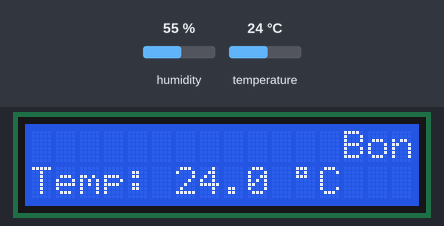
Simulated run of this sketch. Board: Arduino Uno, built with avr-gcc and run on an emulated ATmega328P. On the bench: 16×2 character LCD. Inputs (shaded band) come from the test bench; at power-on: temperature 24 °C, humidity 55 %. What the sketch prints to the serial monitor is not drawn.

Above: at 3.2 s.
3.3 s: temperature set to 12 °C
At 6.46 s:
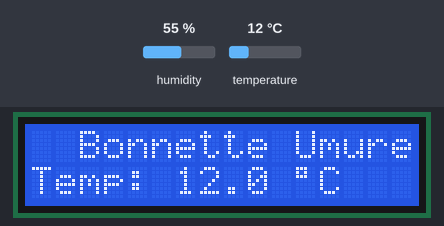
8.1 s: temperature set to 19 °C
At 12.4 s:
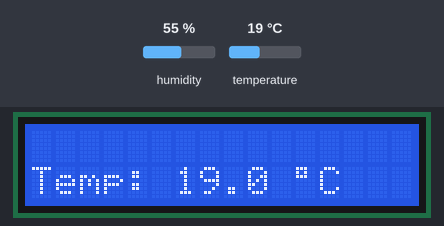
12.9 s: temperature set to 28 °C
At 14.56 s:
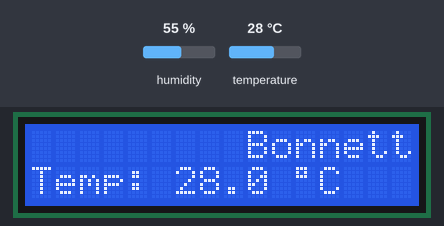

The sketch:

temperature.ino
```cpp
/*
  =============================================
  HARDWARE CONNECTION VERIFICATION — CONFIRMED
  =============================================

  DHT11 MODULE (3-pin: S, middle, —):
    S    → Arduino Digital Pin 7   (signal / data)
    VCC  → Arduino IOREF           (= 5V on Uno, electrically identical to 5V)
    —    → Arduino GND

  I2C LCD MODULE (4-pin: GND, VCC, SDA, SCL):
    GND  → Arduino GND
    VCC  → Arduino 5V
    SDA  → Arduino A4              (I2C data, handled by Wire library)
    SCL  → Arduino A5              (I2C clock, handled by Wire library)
    I2C Address: 0x27  (change to 0x3F in lcd() constructor if display stays blank)

  POWER NOTE:
    Arduino has 1x 5V pin  → goes to LCD VCC
    DHT11 powered via IOREF pin (same as 5V on Uno — no code difference)
    Arduino has 3x GND pins → used for LCD GND and DHT11 — separately
    DHT11 module has built-in pull-up resistor — no external resistor or pinMode needed

  LIBRARY REQUIREMENTS:
    - LiquidCrystal_I2C by Frank de Brabander  (install via Arduino Library Manager)
    - DHT sensor library by Adafruit           (install via Arduino Library Manager)
    - Adafruit Unified Sensor                  (dependency, install alongside DHT library)
  =============================================
*/

// ============================================================
// Temperature Display and MQTT Monitoring System
// Trade Code: SPE — Embedded Systems Software Integration
// Author: user273
//
// Hardware:
//   - DHT11 sensor on Digital Pin 7
//   - I2C 16x2 LCD: SDA=A4, SCL=A5, I2C address 0x27
//     (change to 0x3F if display stays blank)
// ============================================================

#include <LiquidCrystal_I2C.h>
#include <DHT.h>

// ---- DHT11 Configuration ----
#define DHTPIN  7
#define DHTTYPE DHT11

// ---- I2C LCD Configuration ----
// Address 0x27 is the most common; use 0x3F if display stays blank
LiquidCrystal_I2C lcd(0x27, 16, 2);

// ---- DHT Object ----
DHT dht(DHTPIN, DHTTYPE);

// ---- Candidate Name ----
const String candidateName = "Bonnette Umurerwa";  // 7 chars — will display statically

// ---- Scrolling Variables ----
String paddedName       = "";
int    scrollIndex      = 0;
unsigned long lastScrollTime = 0;
const unsigned long SCROLL_INTERVAL = 300; // ms per scroll step

// ---- Temperature Timing ----
unsigned long lastTempTime = 0;
const unsigned long TEMP_INTERVAL = 2000; // ms between readings

// ============================================================
// SETUP
// ============================================================
void setup() {
  Serial.begin(9600);
  Serial.println("SPE Temperature Monitor — user273");
  Serial.println("Initialising DHT11 and LCD...");

  lcd.init();       // I2C initialisation (replaces lcd.begin() for parallel LCD)
  lcd.backlight();  // Turn on the backlight
  dht.begin();

  // Sensor warm-up (only delay() allowed — startup only)
  delay(2000);

  // Prepare padded name for scrolling logic (reusable if name > 16 chars)
  if (candidateName.length() > 16) {
    // Pad with 16 spaces on each side
    String spaces = "                "; // 16 spaces
    paddedName = spaces + candidateName + spaces;
  } else {
    paddedName = candidateName;
  }

  // Display name on LCD row 0 immediately
  lcd.setCursor(0, 0);
  if (candidateName.length() <= 16) {
    lcd.print(candidateName);
  } else {
    lcd.print(paddedName.substring(0, 16));
  }

  // Placeholder on row 1 while first reading loads
  lcd.setCursor(0, 1);
  lcd.print("Temp: --.- ");
  lcd.print((char)223);
  lcd.print("C");

  Serial.println("Ready. Sending readings every 2s.");
}

// ============================================================
// LOOP — only calls handler functions, no delay()
// ============================================================
void loop() {
  handleScroll();
  handleTemperature();
}

// ============================================================
// handleScroll()
// Scrolls row 0 only when candidate name > 16 characters.
// Uses millis() for non-blocking 300 ms intervals.
// ============================================================
void handleScroll() {
  if (candidateName.length() <= 16) {
    // Name fits — nothing to scroll
    return;
  }

  unsigned long now = millis();
  if (now - lastScrollTime >= SCROLL_INTERVAL) {
    lastScrollTime = now;

    // Display 16-character window starting at scrollIndex
    lcd.setCursor(0, 0);
    lcd.print(paddedName.substring(scrollIndex, scrollIndex + 16));

    // Advance index, wrap around
    scrollIndex++;
    if (scrollIndex > (int)(paddedName.length() - 16)) {
      scrollIndex = 0;
    }
  }
}

// ============================================================
// handleTemperature()
// Reads DHT11 every 2000 ms using millis().
// Updates LCD row 1 and sends serial data.
// ============================================================
void handleTemperature() {
  unsigned long now = millis();
  if (now - lastTempTime < TEMP_INTERVAL) {
    return;
  }
  lastTempTime = now;

  float temperature = dht.readTemperature(); // Celsius

  // Check for failed read
  if (isnan(temperature)) {
    // ---- Error path ----
    Serial.println("TEMP:ERROR");
    Serial.println("DHT11 Read FAILED — check wiring and pull-up resistor");

    lcd.setCursor(0, 1);
    lcd.print("Temp: Error     ");
    return;
  }

  // ---- Successful read ----
  // Serial: machine-readable line
  Serial.print("TEMP:");
  Serial.println(temperature, 1);   // 1 decimal place, e.g. "TEMP:24.5"

  // Serial: human-readable debug line
  Serial.print("DHT11 Read OK - Temp: ");
  Serial.print(temperature, 1);
  Serial.println("C");

  // LCD row 1: "Temp: XX.X °C"
  lcd.setCursor(0, 1);
  lcd.print("Temp: ");
  lcd.print(temperature, 1);
  lcd.print(" ");
  lcd.print((char)223);  // degree symbol
  lcd.print("C");
  // Pad remaining characters to clear any leftover digits
  lcd.print("   ");
}
```

Measured:
- what the display in image 2 shows lasts 0.6 s, from 12.0 s to 12.6 s
